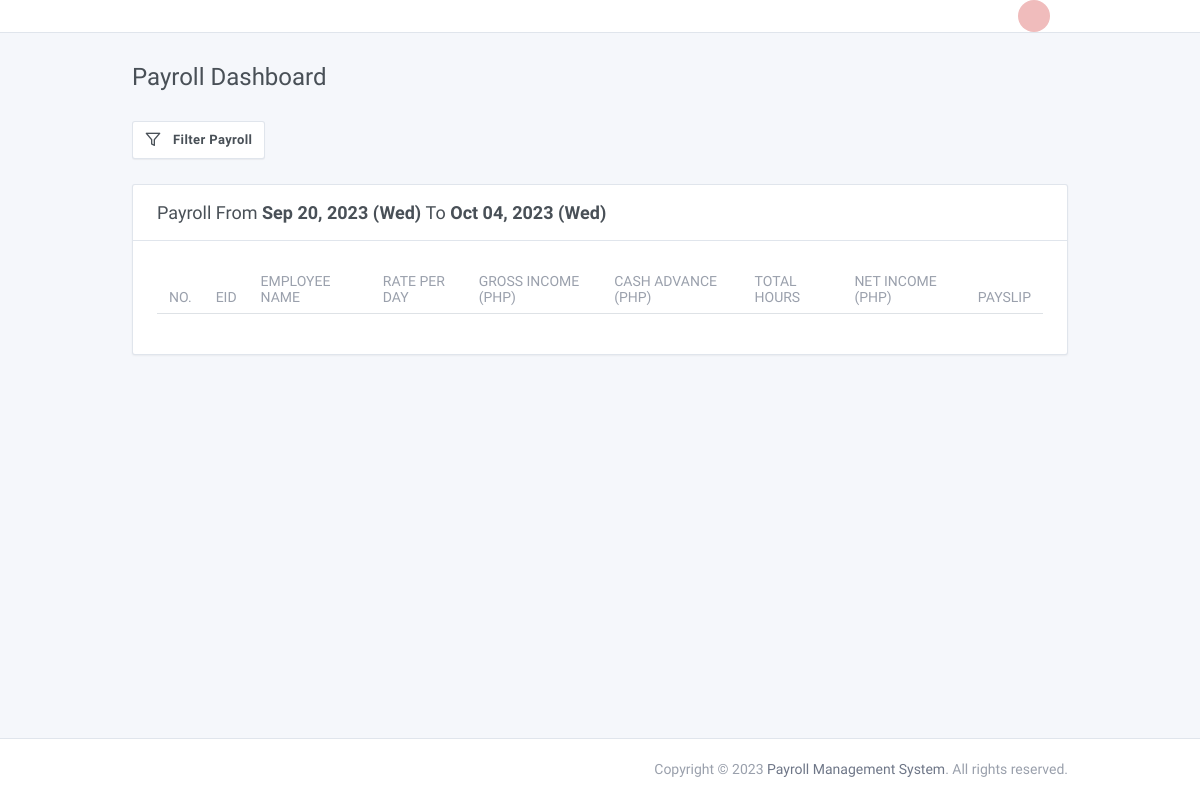
The app's page /admin/home.php (signed in), older data.
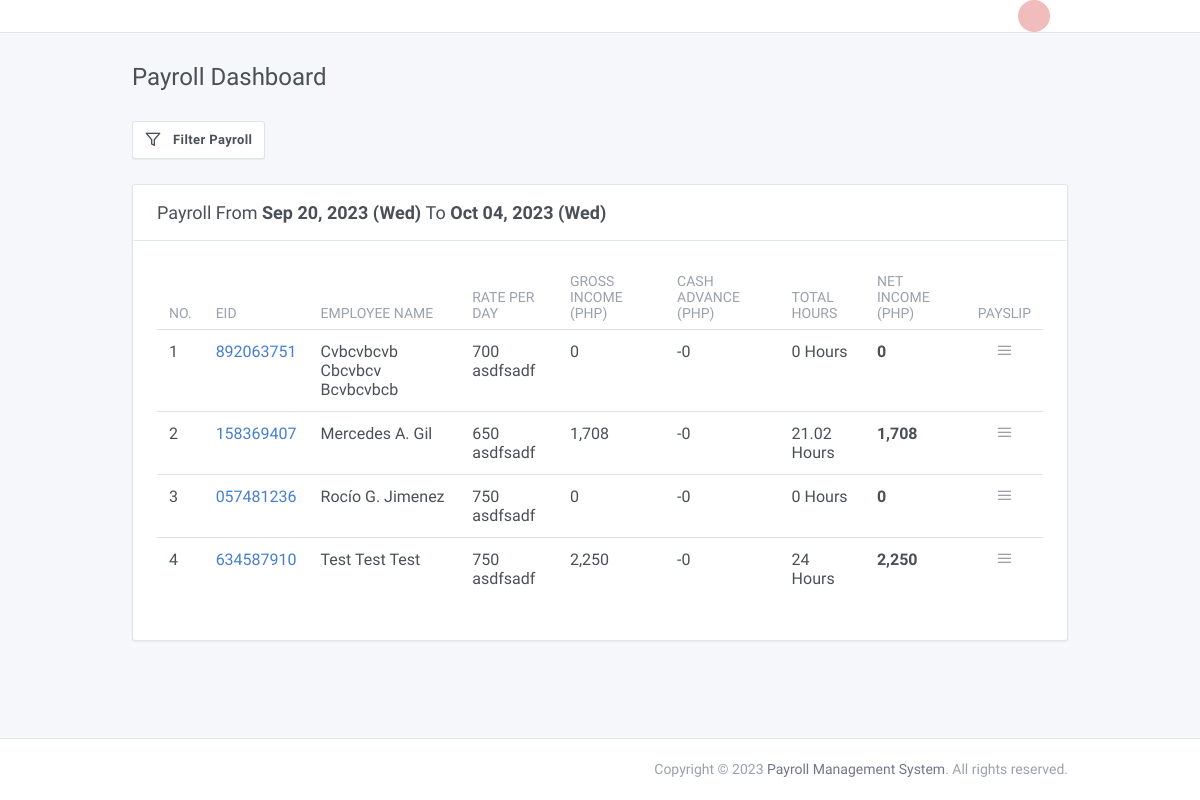
The same page, newer data.
### tables this page shows
CREATE TABLE `attendance` (
  `id` int(11) NOT NULL,
  `employee_id` int(11) DEFAULT NULL,
  `attendance_id` varchar(45) DEFAULT NULL,
  `date` varchar(45) DEFAULT NULL,
  `time_in_morning` varchar(45) DEFAULT NULL,
  `time_out_morning` varchar(45) DEFAULT NULL,
  `time_in_afternoon` varchar(45) DEFAULT NULL,
  `time_out_afternoon` varchar(45) DEFAULT NULL,
  `time_in_graveyard` varchar(45) DEFAULT NULL,
  `time_out_graveyard` varchar(45) DEFAULT NULL,
  `status_morning` int(11) DEFAULT NULL,
  `status_afternoon` int(11) DEFAULT NULL,
  `status_graveyard` int(11) DEFAULT NULL,
  `num_hr_morning` double DEFAULT NULL,
  `num_hr_afternoon` double DEFAULT NULL,
  `num_hr_graveyard` double DEFAULT NULL,
  `month` varchar(45) DEFAULT NULL,
  `year` varchar(45) DEFAULT NULL
);

CREATE TABLE `employees` (
  `id` int(11) NOT NULL,
  `employee_id` varchar(45) DEFAULT NULL,
  `position_id` int(11) DEFAULT NULL,
  `schedule_id` int(11) DEFAULT NULL,
  `created_on` varchar(45) DEFAULT NULL,
  `photo` longtext DEFAULT NULL,
  `fullname` varchar(45) DEFAULT NULL,
  `address` varchar(45) DEFAULT NULL,
  `email` varchar(45) DEFAULT NULL,
  `phonenumber` varchar(45) DEFAULT NULL,
  `birthdate` varchar(45) DEFAULT NULL,
  `sex` varchar(45) DEFAULT NULL,
  `position` varchar(45) DEFAULT NULL,
  `civil_status` varchar(45) DEFAULT NULL,
  `citizenship` varchar(45) DEFAULT NULL,
  `height` int(11) DEFAULT NULL,
  `weight` int(11) DEFAULT NULL,
  `religion` varchar(45) DEFAULT NULL,
  `spouse` varchar(45) DEFAULT NULL,
  `spouse_occupation` varchar(45) DEFAULT NULL,
  `father` varchar(45) DEFAULT NULL,
  `father_occupation` varchar(45) DEFAULT NULL,
  `mother` varchar(45) DEFAULT NULL,
  `mother_occupation` varchar(45) DEFAULT NULL,
  `parent_address` varchar(45) DEFAULT NULL,
  `emergency_name` varchar(45) DEFAULT NULL,
  `emergency_contact` varchar(45) DEFAULT NULL,
  `project_name` varchar(45) DEFAULT NULL,
  `site_location` varchar(45) DEFAULT NULL
);

CREATE TABLE `position` (
  `id` int(11) NOT NULL,
  `description` varchar(45) DEFAULT NULL,
  `rate` double DEFAULT NULL,
  `position_id` varchar(45) DEFAULT NULL
);

### admin/session/Global.php (called while the page is built, shortened)
<?php
 class Controller{
	public function SQLConnection(){
		$connection = array("server" => "localhost", "user" => "root", "password" => "", "database" => "payroll");
		$connections = mysqli_connect($connection["server"], $connection["user"], $connection["password"], $connection["database"]);
		return $connections;
	}
}

### admin/home.php (the view, shortened to what the changed rows need)
<?php
require_once('includes/script.php');
$to = date('Y-m-d');
$from = date('Y-m-d', strtotime('-14 day', strtotime($to)));
?>
<!doctype html>
<html lang="en" dir="ltr">
<head>
</head>
<body class="">
  <div class="page" id="app">
    <div class="page-main">
              <?php require_once('includes/subheader.php') ?>
      <div class="my-3 my-md-5">
        <div class="container">
          <div class="page-header">
            <h1 class="page-title">
              Payroll Dashboard
            </h1>
          </div>
          <div class="row row-cards">
            <div class="col-12" id="printDataHolder">
              <div class="card">
                <div class="card-body">
                  <div class="table-responsive">
                    <table class="table table-hover" width="100%" cellspacing="0">
                      <thead>
                        <tr>
                          <th>No.</th>
                          <th class="w-1">EID</th>
                          <th>Employee Name</th>
                          <th>Rate Per Day</th>
                          <th>Gross Income (PHP)</th>
                          <th>Cash Advance (PHP)</th>
                          <th>Total Hours</th>
                          <th>Net Income (PHP)</th>
                          <th>Payslip</th>
                        </tr>
                      </thead>
                      <tbody>
                        <?php
                        $sql = "SELECT *, SUM(num_hr_morning) AS morning, SUM(num_hr_afternoon) AS afternoon, attendance.employee_id AS empid FROM attendance LEFT JOIN employees ON employees.id=attendance.employee_id LEFT JOIN position ON position.id=employees.position_id WHERE date BETWEEN '$from' AND '$to' GROUP BY attendance.employee_id ORDER BY employees.fullname ASC";
                        $sqlPayroll = mysqli_query($connection, $sql);
                        $numbers = 0;
                        while ($row = mysqli_fetch_assoc($sqlPayroll)) {
                          $numbers++;
                          $employee_id = $row['empid'];
                          $total_hr = $row['morning'] + $row['afternoon'];
                          $casql = "SELECT *, SUM(amount) AS cashamount FROM cashadvance WHERE employee_id='$employee_id' AND date_advance BETWEEN '$from' AND '$to'";
                          $caquery = mysqli_query($connection, $casql);
                          $carow = mysqli_fetch_assoc($caquery);
                          $cashadvance = $carow['cashamount'];
                          $gross = ($row['rate'] / 8) * $total_hr;
                          $net_pay = $gross - $cashadvance;
                        ?>
                          <tr>
                            <td><?php echo $numbers ?></td>
                            <td><a href="view.php?id=<?php echo $row['employee_id'] ?>"><?php echo $row['employee_id'] ?></a></td>
                            <td><a class="text-inherit"><?php echo $row['fullname'] ?></a></td>
                            <td><a class="text-inherit"><?php echo $row['rate'] ?> asdfsadf</a></td>
                            <td>
                              <?php echo  number_format($gross) ?>
                            </td>
                            <td>
                              -<?php echo  number_format($cashadvance) ?>
                            </td>
                            <td><?php echo  round($total_hr, 2) ?> Hours</td>
                            <td>
                              <strong><?php echo  number_format($net_pay) ?> </strong>
                            <td class="text-center">
                              <div class="item-action dropdown">
                                <a href="javascript:void(0)" data-toggle="dropdown" class="icon"><i class="fe fe-menu"></i></a>
                              </div>
                            </td>
                          </tr>
                        <?php } ?>
                      </tbody>
                    </table>
                  </div>
                </div>
              </div>
            </div>
          </div>
        </div>
      </div>
    </div>
  </div>
</body>
</html>

Row changes from the older to the newer data that the page shows:
added attendance: employee.employee_id "892063751", employee.fullname "Cvbcvbcvb Cbcvbcv Bcvbcvbcb", position.rate "700", gross "0", cashadvance "0", total_hr "0", net_pay "0"
added attendance: employee.employee_id "158369407", employee.fullname "Mercedes A. Gil", position.rate "650", gross "1,708", cashadvance "0", total_hr "21.02", net_pay "1,708"
added attendance: employee.employee_id "057481236", employee.fullname "Rocío G. Jimenez", position.rate "750", gross "0", cashadvance "0", total_hr "0", net_pay "0"
added attendance: employee.employee_id "634587910", employee.fullname "Test Test Test", position.rate "750", gross "2,250", cashadvance "0", total_hr "24", net_pay "2,250"
